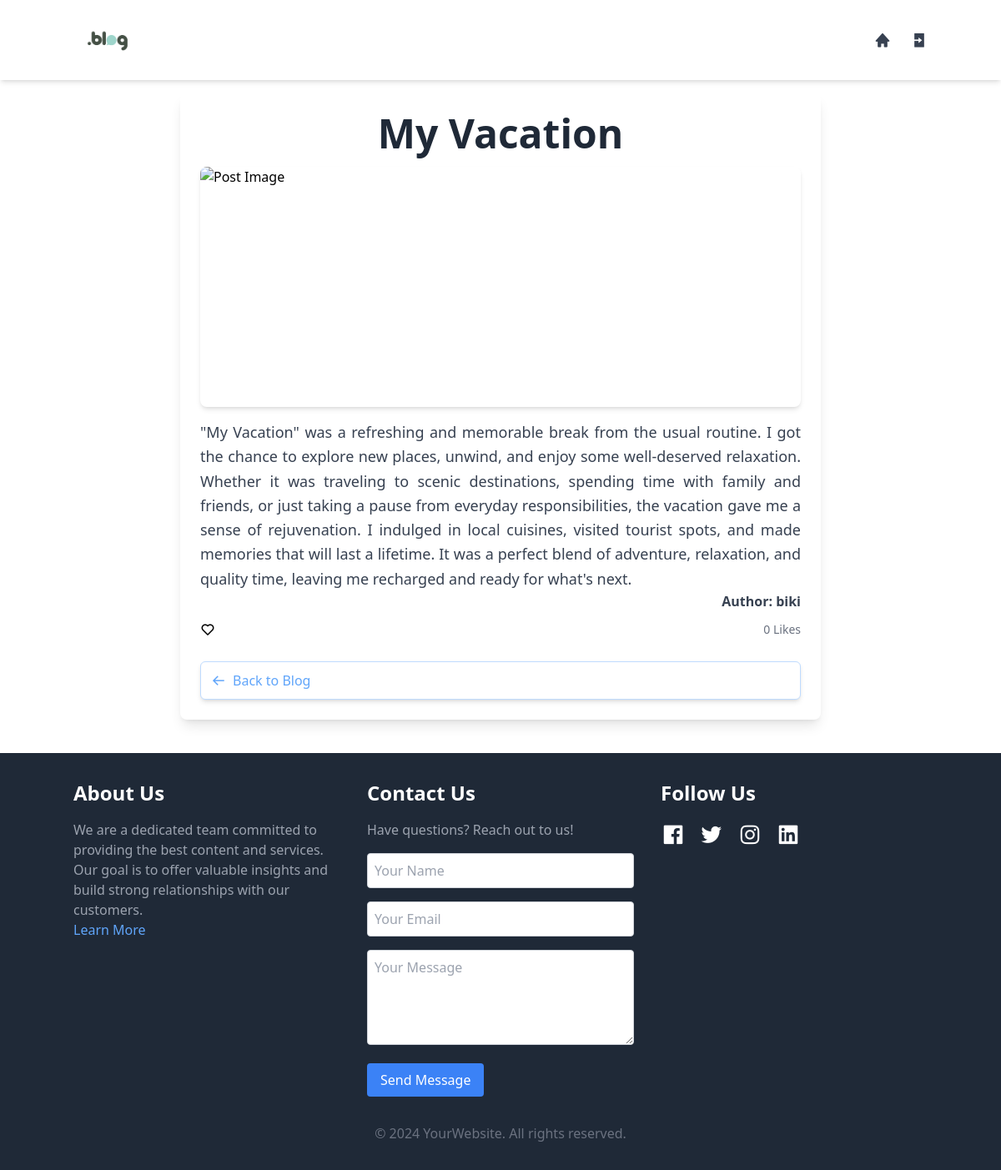
Page /readmore/33/ on the committed database.
### blog/models.py (models this page shows, shortened)
class Post(models.Model):
    user = models.ForeignKey(User, on_delete=models.CASCADE)
    title = models.CharField(max_length=255)
    content = models.TextField()
    created_at = models.DateTimeField(auto_now_add=True)
    updated_at = models.DateTimeField(auto_now=True)
    is_approved = models.BooleanField(default=False)

### blog/views.py (the view)
# urls.py: path('readmore/<int:post_id>/', views.readMore, name="readmore"),
def readMore(request, post_id):
    post = get_object_or_404(Post, id=post_id)
    if request.user.is_authenticated:
        new_notifications_count = Notification.objects.filter(user=request.user, is_read=False).count()
    else:
        new_notifications_count = 0
    content = {
        'post':post,
        'user':request.user,
        'new_notifications_count':new_notifications_count,
    }
    return render(request, 'blog/readMore.html', content)

### blog/templates/blog/readMore.html (shortened to what this page needs)
{% extends "./index.html" %}
{% load static %}
{% block ReadMoreBlog %}
<div class="mt-28 mb-10 px-4 md:px-8 lg:px-16">
    <div class="max-w-3xl mx-auto p-6 bg-white rounded-lg shadow-lg">
        <h1 class="text-5xl font-extrabold mb-4 text-gray-800 text-center">{{ post.title }}</h1>
        <img src="{{ post.image.url }}" alt="Post Image" class="w-full h-72 object-cover rounded-lg shadow-md mb-4">
        <div class="text-gray-700 mb-6">
            <p class="text-lg text-justify leading-relaxed">{{ post.content }}</p>
            <h3 class="float-right font-bold">Author: {{ post.user }}</h3>
        </div>
        <div class="flex items-center justify-between mt-8">
            <div class="flex items-center space-x-2">
                <form id="like-form" action="{% url 'like_post' post.id %}" method="post">
                    <button type="button" id="like-button" class="flex items-center bg-transparent focus:outline-none">
                        <i id="like-icon" class="bx {% if user in post.likes.all %}bxs-heart{% else %}bx-heart{% endif %} text-2xl md:text-lg"></i>
                    </button>
                </form>
            </div>
            <p class="text-sm text-gray-500" id="like-count">{{ post.likes.count }} Likes</p>
        </div>
        <div class="mt-6">
            <a href="/" class="flex items-center bg-white border border-blue-200 text-blue-400 py-2 px-3 rounded-md transition duration-300 transform hover:bg-blue-200 hover:text-white shadow-md hover:shadow-lg">
                <i class='bx bx-arrow-back mr-2 text-lg'></i>
                <span class="font-medium">Back to Blog</span>
            </a>
        </div>
    </div>
</div>
{% endblock %}

### rows in the picture
Post: title "My Vacation", content "\"My Vacation\" was a refreshing and memorable break from the usual routine. I got the chance to explore new places, unwind, and enjoy some well-deserved relaxation. Whether it was traveling to scenic destinations, spending time with family and friends, or just taking a pause from everyday responsibilities, the vacation gave me a sense of rejuvenation. I indulged in local cuisines, visited tourist spots, and made memories that will last a lifetime. It was a perfect blend of adventure, relaxation, and quality time, leaving me recharged and ready for what's next.", user "biki", likes.count "0"
